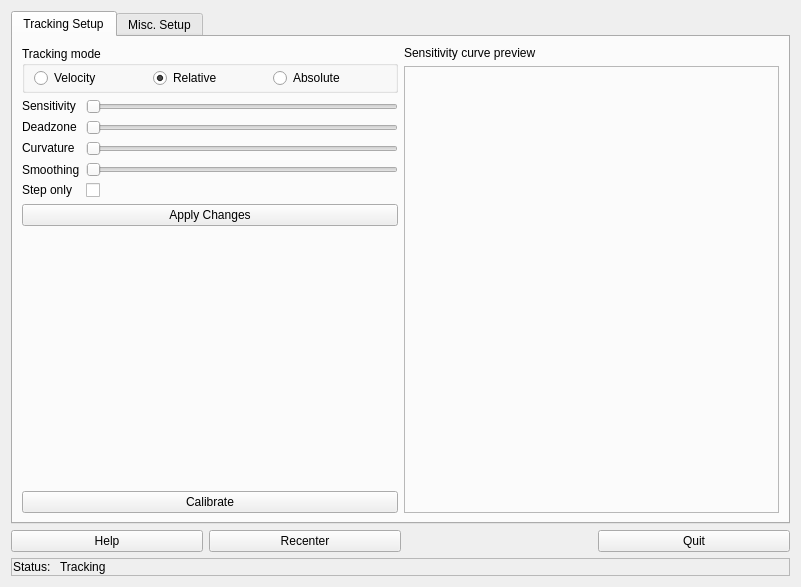
<?xml version="1.0" encoding="UTF-8"?>
<ui version="4.0">
 <class>Mickey</class>
 <widget class="QWidget" name="Mickey">
  <property name="geometry">
   <rect>
    <x>0</x>
    <y>0</y>
    <width>801</width>
    <height>587</height>
   </rect>
  </property>
  <property name="minimumSize">
   <size>
    <width>470</width>
    <height>415</height>
   </size>
  </property>
  <property name="windowTitle">
   <string>Mickey, the virtual mouse</string>
  </property>
  <property name="windowIcon">
   <iconset resource="mickey.qrc">
    <normaloff>:/ltr/linuxtrack.svg</normaloff>:/ltr/linuxtrack.svg</iconset>
  </property>
  <layout class="QVBoxLayout" name="verticalLayout_4">
   <item>
    <widget class="QTabWidget" name="MickeyTabs">
     <property name="minimumSize">
      <size>
       <width>450</width>
       <height>0</height>
      </size>
     </property>
     <property name="currentIndex">
      <number>0</number>
     </property>
     <widget class="QWidget" name="tab_2">
      <attribute name="title">
       <string>Tracking Setup</string>
      </attribute>
      <layout class="QHBoxLayout" name="horizontalLayout_3">
       <item>
        <layout class="QVBoxLayout" name="PrefLayout1">
         <item>
          <widget class="QGroupBox" name="groupBox">
           <property name="title">
            <string>Tracking mode</string>
           </property>
           <layout class="QHBoxLayout" name="horizontalLayout_2">
            <property name="topMargin">
             <number>2</number>
            </property>
            <property name="bottomMargin">
             <number>2</number>
            </property>
            <item>
             <widget class="QRadioButton" name="VelocityCB">
              <property name="text">
               <string>Velocity</string>
              </property>
             </widget>
            </item>
            <item>
             <widget class="QRadioButton" name="RelativeCB">
              <property name="text">
               <string>Relative</string>
              </property>
              <property name="checked">
               <bool>true</bool>
              </property>
             </widget>
            </item>
            <item>
             <widget class="QRadioButton" name="AbsoluteCB">
              <property name="text">
               <string>Absolute</string>
              </property>
             </widget>
            </item>
           </layout>
          </widget>
         </item>
         <item>
          <layout class="QGridLayout" name="gridLayout">
           <item row="2" column="0">
            <widget class="QLabel" name="label_3">
             <property name="sizePolicy">
              <sizepolicy hsizetype="Preferred" vsizetype="Maximum">
               <horstretch>0</horstretch>
               <verstretch>0</verstretch>
              </sizepolicy>
             </property>
             <property name="text">
              <string>Curvature</string>
             </property>
            </widget>
           </item>
           <item row="0" column="1">
            <widget class="QSlider" name="SensSlider">
             <property name="sizePolicy">
              <sizepolicy hsizetype="Expanding" vsizetype="Fixed">
               <horstretch>0</horstretch>
               <verstretch>0</verstretch>
              </sizepolicy>
             </property>
             <property name="minimumSize">
              <size>
               <width>0</width>
               <height>0</height>
              </size>
             </property>
             <property name="orientation">
              <enum>Qt::Horizontal</enum>
             </property>
            </widget>
           </item>
           <item row="1" column="0">
            <widget class="QLabel" name="label_4">
             <property name="sizePolicy">
              <sizepolicy hsizetype="Preferred" vsizetype="Maximum">
               <horstretch>0</horstretch>
               <verstretch>0</verstretch>
              </sizepolicy>
             </property>
             <property name="text">
              <string>Deadzone</string>
             </property>
            </widget>
           </item>
           <item row="0" column="0">
            <widget class="QLabel" name="label_5">
             <property name="sizePolicy">
              <sizepolicy hsizetype="Preferred" vsizetype="Maximum">
               <horstretch>0</horstretch>
               <verstretch>0</verstretch>
              </sizepolicy>
             </property>
             <property name="text">
              <string>Sensitivity</string>
             </property>
            </widget>
           </item>
           <item row="2" column="1">
            <widget class="QSlider" name="CurveSlider">
             <property name="orientation">
              <enum>Qt::Horizontal</enum>
             </property>
            </widget>
           </item>
           <item row="1" column="1">
            <widget class="QSlider" name="DZSlider">
             <property name="orientation">
              <enum>Qt::Horizontal</enum>
             </property>
            </widget>
           </item>
           <item row="4" column="0">
            <widget class="QLabel" name="label_7">
             <property name="sizePolicy">
              <sizepolicy hsizetype="Preferred" vsizetype="Maximum">
               <horstretch>0</horstretch>
               <verstretch>0</verstretch>
              </sizepolicy>
             </property>
             <property name="text">
              <string>Step only</string>
             </property>
            </widget>
           </item>
           <item row="4" column="1">
            <widget class="QCheckBox" name="StepOnly">
             <property name="text">
              <string/>
             </property>
            </widget>
           </item>
           <item row="3" column="0">
            <widget class="QLabel" name="label_13">
             <property name="text">
              <string>Smoothing</string>
             </property>
            </widget>
           </item>
           <item row="3" column="1">
            <widget class="QSlider" name="SmoothingSlider">
             <property name="orientation">
              <enum>Qt::Horizontal</enum>
             </property>
            </widget>
           </item>
          </layout>
         </item>
         <item>
          <widget class="QPushButton" name="ApplyButton">
           <property name="sizePolicy">
            <sizepolicy hsizetype="Minimum" vsizetype="Maximum">
             <horstretch>0</horstretch>
             <verstretch>0</verstretch>
            </sizepolicy>
           </property>
           <property name="minimumSize">
            <size>
             <width>0</width>
             <height>0</height>
            </size>
           </property>
           <property name="text">
            <string>Apply Changes</string>
           </property>
          </widget>
         </item>
         <item>
          <spacer name="verticalSpacer">
           <property name="orientation">
            <enum>Qt::Vertical</enum>
           </property>
           <property name="sizeType">
            <enum>QSizePolicy::Expanding</enum>
           </property>
           <property name="sizeHint" stdset="0">
            <size>
             <width>20</width>
             <height>1</height>
            </size>
           </property>
          </spacer>
         </item>
         <item>
          <spacer name="verticalSpacer_3">
           <property name="orientation">
            <enum>Qt::Vertical</enum>
           </property>
           <property name="sizeHint" stdset="0">
            <size>
             <width>20</width>
             <height>40</height>
            </size>
           </property>
          </spacer>
         </item>
         <item>
          <widget class="QPushButton" name="CalibrateButton">
           <property name="sizePolicy">
            <sizepolicy hsizetype="MinimumExpanding" vsizetype="Maximum">
             <horstretch>0</horstretch>
             <verstretch>0</verstretch>
            </sizepolicy>
           </property>
           <property name="text">
            <string>Calibrate</string>
           </property>
          </widget>
         </item>
        </layout>
       </item>
       <item>
        <layout class="QVBoxLayout" name="verticalLayout_3">
         <item>
          <widget class="QLabel" name="label_8">
           <property name="sizePolicy">
            <sizepolicy hsizetype="Preferred" vsizetype="Maximum">
             <horstretch>0</horstretch>
             <verstretch>0</verstretch>
            </sizepolicy>
           </property>
           <property name="text">
            <string>Sensitivity curve preview</string>
           </property>
          </widget>
         </item>
         <item>
          <widget class="QFrame" name="frame_4">
           <property name="sizePolicy">
            <sizepolicy hsizetype="MinimumExpanding" vsizetype="MinimumExpanding">
             <horstretch>0</horstretch>
             <verstretch>0</verstretch>
            </sizepolicy>
           </property>
           <property name="frameShape">
            <enum>QFrame::StyledPanel</enum>
           </property>
           <property name="frameShadow">
            <enum>QFrame::Raised</enum>
           </property>
           <layout class="QVBoxLayout" name="verticalLayout_8">
            <property name="leftMargin">
             <number>2</number>
            </property>
            <property name="topMargin">
             <number>2</number>
            </property>
            <property name="rightMargin">
             <number>2</number>
            </property>
            <property name="bottomMargin">
             <number>2</number>
            </property>
            <item>
             <layout class="QVBoxLayout" name="PrefLayout">
              <property name="spacing">
               <number>1</number>
              </property>
             </layout>
            </item>
           </layout>
          </widget>
         </item>
        </layout>
       </item>
      </layout>
     </widget>
     <widget class="QWidget" name="tab_3">
      <attribute name="title">
       <string>Misc. Setup</string>
      </attribute>
      <layout class="QHBoxLayout" name="horizontalLayout_7">
       <item>
        <widget class="QFrame" name="frame_5">
         <property name="frameShape">
          <enum>QFrame::StyledPanel</enum>
         </property>
         <property name="frameShadow">
          <enum>QFrame::Raised</enum>
         </property>
         <layout class="QVBoxLayout" name="verticalLayout_5">
          <item>
           <widget class="QFrame" name="frame_3">
            <property name="frameShape">
             <enum>QFrame::StyledPanel</enum>
            </property>
            <property name="frameShadow">
             <enum>QFrame::Raised</enum>
            </property>
            <layout class="QHBoxLayout" name="horizontalLayout_6">
             <item>
              <layout class="QGridLayout" name="HotkeyStack">
               <property name="horizontalSpacing">
                <number>2</number>
               </property>
              </layout>
             </item>
            </layout>
           </widget>
          </item>
          <item>
           <widget class="QFrame" name="frame_2">
            <property name="frameShape">
             <enum>QFrame::StyledPanel</enum>
            </property>
            <property name="frameShadow">
             <enum>QFrame::Raised</enum>
            </property>
            <layout class="QVBoxLayout" name="verticalLayout_2">
             <item>
              <widget class="QLabel" name="label_10">
               <property name="text">
                <string>Timeouts setup</string>
               </property>
              </widget>
             </item>
             <item>
              <layout class="QGridLayout" name="gridLayout_3">
               <item row="1" column="0">
                <widget class="QLabel" name="label_6">
                 <property name="text">
                  <string>Calibration timeout</string>
                 </property>
                </widget>
               </item>
               <item row="0" column="3">
                <spacer name="horizontalSpacer_3">
                 <property name="orientation">
                  <enum>Qt::Horizontal</enum>
                 </property>
                 <property name="sizeHint" stdset="0">
                  <size>
                   <width>40</width>
                   <height>20</height>
                  </size>
                 </property>
                </spacer>
               </item>
               <item row="0" column="1">
                <widget class="QSpinBox" name="CenterTimeout">
                 <property name="minimum">
                  <number>1</number>
                 </property>
                 <property name="value">
                  <number>10</number>
                 </property>
                </widget>
               </item>
               <item row="0" column="0">
                <widget class="QLabel" name="label_2">
                 <property name="text">
                  <string>Centering timeout</string>
                 </property>
                </widget>
               </item>
               <item row="1" column="1">
                <widget class="QSpinBox" name="CalibrationTimeout">
                 <property name="minimum">
                  <number>1</number>
                 </property>
                 <property name="value">
                  <number>10</number>
                 </property>
                </widget>
               </item>
               <item row="0" column="2">
                <widget class="QLabel" name="label_11">
                 <property name="text">
                  <string>seconds</string>
                 </property>
                </widget>
               </item>
               <item row="1" column="2">
                <widget class="QLabel" name="label_12">
                 <property name="text">
                  <string>seconds</string>
                 </property>
                </widget>
               </item>
              </layout>
             </item>
            </layout>
           </widget>
          </item>
          <item>
           <spacer name="verticalSpacer_2">
            <property name="orientation">
             <enum>Qt::Vertical</enum>
            </property>
            <property name="sizeHint" stdset="0">
             <size>
              <width>20</width>
              <height>40</height>
             </size>
            </property>
           </spacer>
          </item>
         </layout>
        </widget>
       </item>
      </layout>
     </widget>
    </widget>
   </item>
   <item>
    <layout class="QHBoxLayout" name="horizontalLayout">
     <item>
      <widget class="QPushButton" name="HelpButton">
       <property name="sizePolicy">
        <sizepolicy hsizetype="MinimumExpanding" vsizetype="Fixed">
         <horstretch>0</horstretch>
         <verstretch>0</verstretch>
        </sizepolicy>
       </property>
       <property name="text">
        <string>Help</string>
       </property>
      </widget>
     </item>
     <item>
      <widget class="QPushButton" name="RecenterButton">
       <property name="sizePolicy">
        <sizepolicy hsizetype="MinimumExpanding" vsizetype="Fixed">
         <horstretch>0</horstretch>
         <verstretch>0</verstretch>
        </sizepolicy>
       </property>
       <property name="text">
        <string>Recenter</string>
       </property>
      </widget>
     </item>
     <item>
      <spacer name="horizontalSpacer">
       <property name="orientation">
        <enum>Qt::Horizontal</enum>
       </property>
       <property name="sizeHint" stdset="0">
        <size>
         <width>40</width>
         <height>20</height>
        </size>
       </property>
      </spacer>
     </item>
     <item>
      <widget class="QPushButton" name="QuitButton">
       <property name="sizePolicy">
        <sizepolicy hsizetype="MinimumExpanding" vsizetype="Fixed">
         <horstretch>0</horstretch>
         <verstretch>0</verstretch>
        </sizepolicy>
       </property>
       <property name="text">
        <string>Quit</string>
       </property>
      </widget>
     </item>
    </layout>
   </item>
   <item>
    <widget class="QFrame" name="frame">
     <property name="sizePolicy">
      <sizepolicy hsizetype="Preferred" vsizetype="Maximum">
       <horstretch>0</horstretch>
       <verstretch>0</verstretch>
      </sizepolicy>
     </property>
     <property name="frameShape">
      <enum>QFrame::StyledPanel</enum>
     </property>
     <property name="frameShadow">
      <enum>QFrame::Raised</enum>
     </property>
     <layout class="QHBoxLayout" name="horizontalLayout_5">
      <property name="leftMargin">
       <number>1</number>
      </property>
      <property name="topMargin">
       <number>1</number>
      </property>
      <property name="rightMargin">
       <number>1</number>
      </property>
      <property name="bottomMargin">
       <number>1</number>
      </property>
      <item>
       <layout class="QHBoxLayout" name="horizontalLayout_4">
        <property name="spacing">
         <number>6</number>
        </property>
        <item>
         <widget class="QLabel" name="label">
          <property name="sizePolicy">
           <sizepolicy hsizetype="Maximum" vsizetype="Preferred">
            <horstretch>0</horstretch>
            <verstretch>0</verstretch>
           </sizepolicy>
          </property>
          <property name="text">
           <string>Status: </string>
          </property>
         </widget>
        </item>
        <item>
         <widget class="QLabel" name="StatusLabel">
          <property name="text">
           <string>Tracking</string>
          </property>
         </widget>
        </item>
       </layout>
      </item>
     </layout>
    </widget>
   </item>
  </layout>
 </widget>
 <resources>
  <include location="mickey.qrc"/>
 </resources>
 <connections>
  <connection>
   <sender>QuitButton</sender>
   <signal>pressed()</signal>
   <receiver>Mickey</receiver>
   <slot>close()</slot>
   <hints>
    <hint type="sourcelabel">
     <x>524</x>
     <y>380</y>
    </hint>
    <hint type="destinationlabel">
     <x>358</x>
     <y>6</y>
    </hint>
   </hints>
  </connection>
  <connection>
   <sender>AbsoluteCB</sender>
   <signal>clicked(bool)</signal>
   <receiver>SensSlider</receiver>
   <slot>setDisabled(bool)</slot>
   <hints>
    <hint type="sourcelabel">
     <x>175</x>
     <y>80</y>
    </hint>
    <hint type="destinationlabel">
     <x>157</x>
     <y>110</y>
    </hint>
   </hints>
  </connection>
  <connection>
   <sender>AbsoluteCB</sender>
   <signal>clicked(bool)</signal>
   <receiver>DZSlider</receiver>
   <slot>setDisabled(bool)</slot>
   <hints>
    <hint type="sourcelabel">
     <x>190</x>
     <y>78</y>
    </hint>
    <hint type="destinationlabel">
     <x>186</x>
     <y>141</y>
    </hint>
   </hints>
  </connection>
  <connection>
   <sender>AbsoluteCB</sender>
   <signal>clicked(bool)</signal>
   <receiver>CurveSlider</receiver>
   <slot>setDisabled(bool)</slot>
   <hints>
    <hint type="sourcelabel">
     <x>202</x>
     <y>79</y>
    </hint>
    <hint type="destinationlabel">
     <x>203</x>
     <y>172</y>
    </hint>
   </hints>
  </connection>
  <connection>
   <sender>AbsoluteCB</sender>
   <signal>clicked(bool)</signal>
   <receiver>StepOnly</receiver>
   <slot>setDisabled(bool)</slot>
   <hints>
    <hint type="sourcelabel">
     <x>216</x>
     <y>82</y>
    </hint>
    <hint type="destinationlabel">
     <x>104</x>
     <y>190</y>
    </hint>
   </hints>
  </connection>
  <connection>
   <sender>RelativeCB</sender>
   <signal>clicked(bool)</signal>
   <receiver>SensSlider</receiver>
   <slot>setEnabled(bool)</slot>
   <hints>
    <hint type="sourcelabel">
     <x>84</x>
     <y>81</y>
    </hint>
    <hint type="destinationlabel">
     <x>97</x>
     <y>109</y>
    </hint>
   </hints>
  </connection>
  <connection>
   <sender>RelativeCB</sender>
   <signal>clicked(bool)</signal>
   <receiver>DZSlider</receiver>
   <slot>setEnabled(bool)</slot>
   <hints>
    <hint type="sourcelabel">
     <x>67</x>
     <y>78</y>
    </hint>
    <hint type="destinationlabel">
     <x>93</x>
     <y>141</y>
    </hint>
   </hints>
  </connection>
  <connection>
   <sender>RelativeCB</sender>
   <signal>clicked(bool)</signal>
   <receiver>CurveSlider</receiver>
   <slot>setEnabled(bool)</slot>
   <hints>
    <hint type="sourcelabel">
     <x>52</x>
     <y>81</y>
    </hint>
    <hint type="destinationlabel">
     <x>93</x>
     <y>167</y>
    </hint>
   </hints>
  </connection>
  <connection>
   <sender>RelativeCB</sender>
   <signal>clicked(bool)</signal>
   <receiver>StepOnly</receiver>
   <slot>setEnabled(bool)</slot>
   <hints>
    <hint type="sourcelabel">
     <x>42</x>
     <y>81</y>
    </hint>
    <hint type="destinationlabel">
     <x>92</x>
     <y>193</y>
    </hint>
   </hints>
  </connection>
  <connection>
   <sender>VelocityCB</sender>
   <signal>clicked(bool)</signal>
   <receiver>SensSlider</receiver>
   <slot>setEnabled(bool)</slot>
   <hints>
    <hint type="sourcelabel">
     <x>103</x>
     <y>74</y>
    </hint>
    <hint type="destinationlabel">
     <x>251</x>
     <y>115</y>
    </hint>
   </hints>
  </connection>
  <connection>
   <sender>VelocityCB</sender>
   <signal>clicked(bool)</signal>
   <receiver>CurveSlider</receiver>
   <slot>setEnabled(bool)</slot>
   <hints>
    <hint type="sourcelabel">
     <x>103</x>
     <y>74</y>
    </hint>
    <hint type="destinationlabel">
     <x>251</x>
     <y>183</y>
    </hint>
   </hints>
  </connection>
  <connection>
   <sender>VelocityCB</sender>
   <signal>clicked(bool)</signal>
   <receiver>DZSlider</receiver>
   <slot>setEnabled(bool)</slot>
   <hints>
    <hint type="sourcelabel">
     <x>103</x>
     <y>74</y>
    </hint>
    <hint type="destinationlabel">
     <x>251</x>
     <y>149</y>
    </hint>
   </hints>
  </connection>
  <connection>
   <sender>VelocityCB</sender>
   <signal>clicked(bool)</signal>
   <receiver>StepOnly</receiver>
   <slot>setEnabled(bool)</slot>
   <hints>
    <hint type="sourcelabel">
     <x>103</x>
     <y>74</y>
    </hint>
    <hint type="destinationlabel">
     <x>254</x>
     <y>248</y>
    </hint>
   </hints>
  </connection>
 </connections>
</ui>
